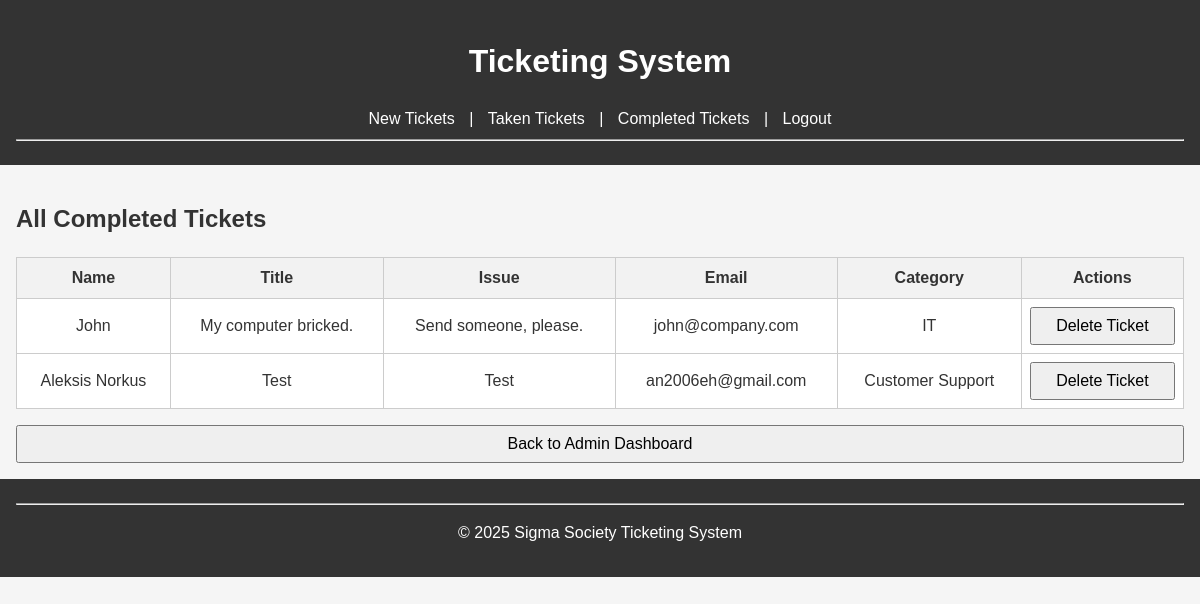
/admin/completed_tickets (signed in), run on an earlier commit of the app's database.
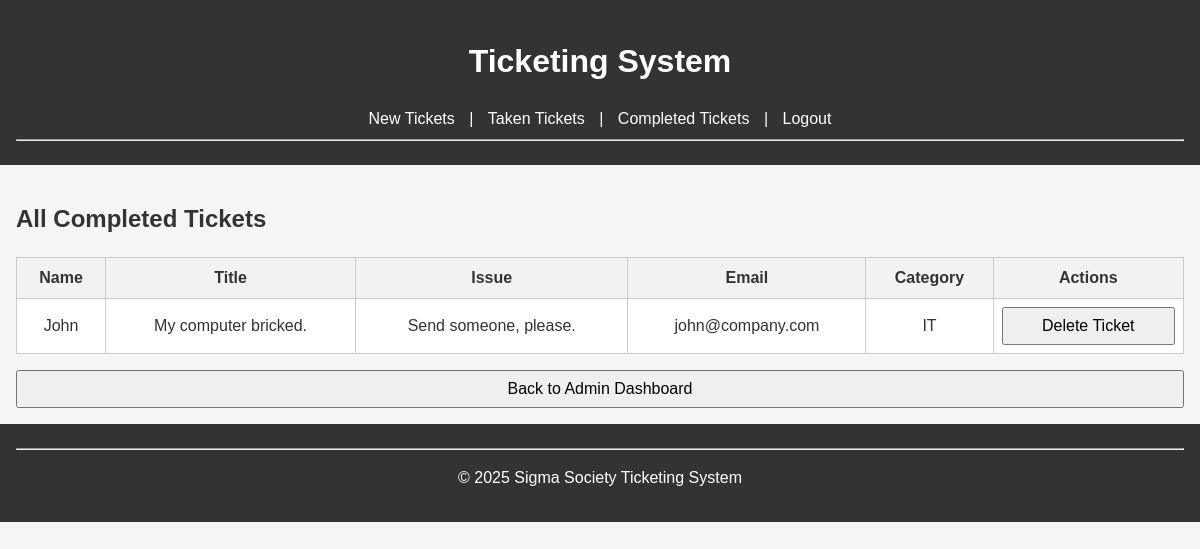
And on a later commit of the database.
### tables this page shows
CREATE TABLE CompletedTickets (
	id INTEGER,
	name TEXT NOT NULL,
	ticket_title TEXT NOT NULL,
	ticket_issue TEXT NOT NULL,
	email TEXT NOT NULL,
	category_id INTEGER,
	CONSTRAINT COMPLETEDTICKETS_PK PRIMARY KEY (id),
	CONSTRAINT FK_CompletedTickets_Categories_2 FOREIGN KEY (category_id) REFERENCES Categories(id),
	CONSTRAINT FK_CompletedTickets_TakenTickets_3 FOREIGN KEY (id) REFERENCES TakenTickets(id)
);

CREATE TABLE Categories (
    id INTEGER PRIMARY KEY AUTOINCREMENT,
    name TEXT NOT NULL
);

### app.py (the view)
@app.route('/admin/completed_tickets')
def admin_completed_tickets():
    if not session.get('admin'):
        return redirect('/admin_login')
    conn = get_db_connection()
    tickets = conn.execute(
        '''SELECT ct.*, c.name as category_name
           FROM CompletedTickets ct
           LEFT JOIN Categories c ON ct.category_id = c.id'''
    ).fetchall()
    conn.close()
    return render_template('completed_tickets.html', tickets=tickets)

### app.py (called while the page is built)
def get_db_connection():
    db = Path(__file__).parent/"tickets.db"
    conn = sqlite3.connect(db)
    conn.row_factory = sqlite3.Row
    return conn

### templates/completed_tickets.html
{% extends "base.html" %}
{% block content %}
<h2>All Completed Tickets</h2>
<table class="table table-striped">
    <thead>
        <tr>
            <th>Name</th>
            <th>Title</th>
            <th>Issue</th>
            <th>Email</th>
            <th>Category</th>
            <th>Actions</th>
        </tr>
    </thead>
    <tbody>
        {% for ticket in tickets %}
        <tr>
            <td data-label="Name">{{ ticket.name }}</td>
            <td data-label="Title">{{ ticket.ticket_title }}</td>
            <td data-label="Issue">{{ ticket.ticket_issue }}</td>
            <td data-label="Email">{{ ticket.email }}</td>
            <td data-label="Category">{{ ticket.category_name }}</td>
            <td data-label="Actions">
                <form method="POST" action="/delete_ticket/{{ ticket.id }}" style="display:inline;">
                    <button type="submit">Delete Ticket</button>
                </form>
            </td>
        </tr>
        {% endfor %}
    </tbody>
</table>
<div style="margin-top: 1em;">
    <a href="{{ url_for('admin_dashboard') }}"><button>Back to Admin Dashboard</button></a>
</div>
{% endblock %}

What changed in the data, as far as the page shows it:
removed CompletedTickets: name "Aleksis Norkus", ticket_title "Test", ticket_issue "Test", email "an2006eh@gmail.com", category_name "Customer Support"
